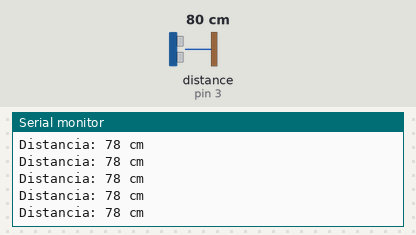
This sketch was run on a simulated Arduino Uno, built with avr-gcc and run on an emulated ATmega328P. Shown: the last lines printed to the serial monitor. Wiring (inferred from the names in the program): ultrasonic range finder: trigger pin 2; echo pin 3. The inputs (shaded band) are chosen by the test bench; at power-on: distance to the obstacle (sensor on pin 3) 80 cm. The echo pulse lasts 58.3 µs per cm.

Above: at 1.2 s.
1.3 s: distance to the obstacle (sensor on pin 3) set to 299 cm
At 1.62 s:
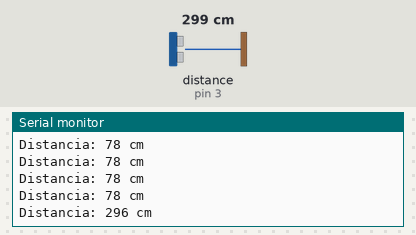
4.3 s: distance to the obstacle (sensor on pin 3) set to 2 cm
At 4.45 s:
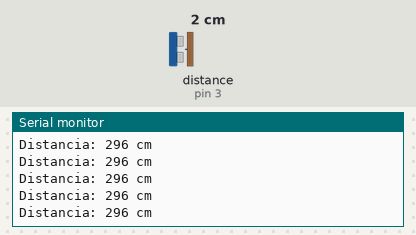
Timing chart, 0 to 7.3 s (numbered marks = the images above; inputs shaded):
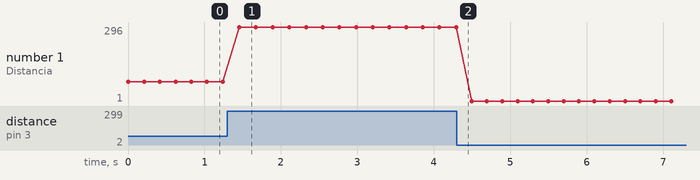

The sketch:

pruebas.ino
```cpp
const int trigPin = 2;   // Pin digital
const int echoPin = 3;  // Pin digital (NO analógico)

void setup() {
  Serial.begin(9600);
  pinMode(trigPin, OUTPUT);
  pinMode(echoPin, INPUT);
  digitalWrite(trigPin, LOW);
}

void loop() {
  // Pulso de trigger
  digitalWrite(trigPin, HIGH);
  delayMicroseconds(10);
  digitalWrite(trigPin, LOW);

  // Medir duración del pulso Echo
  long duration = pulseIn(echoPin, HIGH, 30000); // timeout 30 ms (~5 m)

  if (duration == 0) {
    Serial.println("Sin eco");
  } else {
    long distance = duration * 0.034 / 2; // cm
    Serial.print("Distancia: ");
    Serial.print(distance);
    Serial.println(" cm");
  }

  delay(200);
}
```

Measured:
- after the input at 1.3 s, the serial monitor: prints a new line after 0.16 s (image 1)
- plotted number 1: 78 → 296 after the input at 1.3 s, 296 → 1 after the input at 4.3 s
